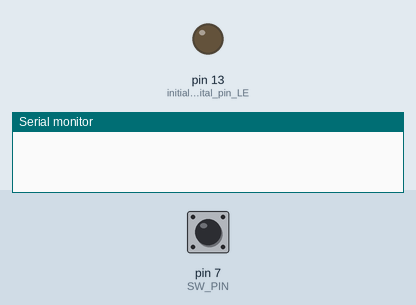
Simulated run of this sketch. Board: Arduino Uno, built with avr-gcc and run on an emulated ATmega328P. On the bench: output pins drawn as LEDs (lit = HIGH), the last lines printed to the serial monitor. The inputs (shaded band) are chosen by the test bench; at power-on: pin 7 (SW_PIN) HIGH.

Above: at 1.2 s.
1.3 s: pin 7 (SW_PIN) pulled LOW for 0.15 s
At 2.2 s:
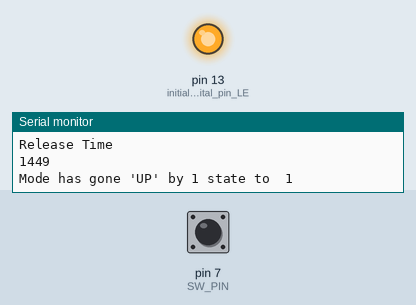
2.9 s: pin 7 (SW_PIN) pulled LOW for 1 s
At 4.7 s:
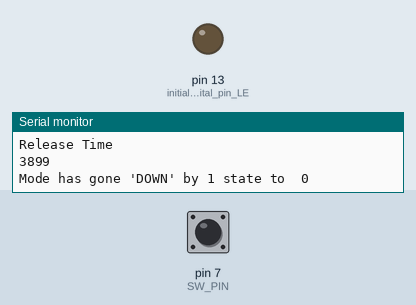
Timing chart, 0 to 6.2 s (numbered marks = the images above; inputs shaded):
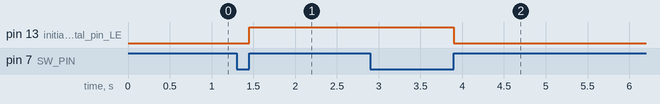

The sketch:

Timed_Switch_Mode_Test.ino
```cpp
/* Hello everyone, I hope that downloading this will be useful and enjoyable. I have
 * tried to comment each line in a way that will give enough information to those of you that
 * are starting out, and not so much to slow down those who are further down the road on
 * this journey.
 *
 *
 * I have left this sketch in a form where you can do any of the following;
 * Make as many states as you want
 * Change the press times and see whats best for you
 * Extend the options by using more outputs
 * Add another button and extend things that way
 * Many things that I have not even considered I am sure BUT I would like to know so please leave a comment
 *
 * We can do this again in Atmel Studio using 'C' language if there is interest.. again, just leave a comment :)
 *
 * This file has the following memory requirements;
 * Program size: 3,710 bytes (used 12% of a 32,256 byte maximum)
 * Minimum Memory Usage: 414 bytes (20% of a 2048 byte maximum)
 *
 * My question to you, should you want to know OR to try is....???? Imagine we want to use a smaller uC ( micro Controller )
 * What can be done to make the memory requirement smaller ?
 * How small can YOU.. yes You  :))) make this program ?
 *
 * Made by Gary from    www.10dof.technology
 * We will be putting many more clips up here as they may be relevant
 *
 * We actually design the hardware and software for flight and autonomous vehicle control and navigation. Everything we will put here
 * will have a use in 'The Real World' as they say.... Enjoy the learning and especially the mistakes you learn most from :)
 */


int SW_PIN = 7;               // INPUT Pulled HIGH with Switch attached ( If you want another pin just change this )
int State_Ch_Pin;             // Used for storing the digital read of SW_PIN
int State_Counter;            // Variable to count which state we are in ( try changing this from an 'int' to an 'uint' for example
long Press_Time;              // The millis at which button was pressed ( variable type is 'long' as all timer values are passed as 'long's )
long Release_Time;            // The millis at which button was released
long Down_Press_Time = 50;    // The number of millis to have passed to change state downwards BUT LESS THAN 'Up_Press_Time' ( Play with the values )
long Up_Press_Time = 1000;    // The number of millis to have passed to change state upwards ANYTHING MORE THAN 1000         ( Play with the values )
long Pushed;                  // The amount of millis() between the button being pushed down and being released
int Pressed_Flag = 0;         // A flag / Marker to include in logic decisions

//====================== FUNCTIONS============================
void Count_Millis(long Press_Time, long Release_Time);                     // Pre-Declare Millis Counter Function ( Not required by the Arduino IDE..... BUT GREAT PRACTICE FOR MOVING ON TO 'C' )


//========================SETUP==========================
void setup() {                                 // Where se set out things we want to be done one time only
  Serial.begin(9600);                          // Start Serial Comms ( mainly for fault finding by understanding whether a piece of code has 'run' or not

  pinMode(LED_BUILTIN, OUTPUT);                // initialize digital pin LED_BUILTIN as an OUTPUT.
    pinMode(SW_PIN, INPUT_PULLUP);               // initialize digital pin SW_PIN as an INPUT WITH PULLUP ACTIVATED OR YOU CAN USE .
//  pinMode(SW_PIN, INPUT);                    // Sets SW_PIN as INPUT  BUT THEN WE HAVE TO DO
//  digitalWrite(SW_PIN, HIGH);                // This digitalWrite................JUST MORE WORK BUT THE SAME OUTCOME :)
}


void loop() {                                  // the loop ROUND AND ROUND over and over again forever.. :D ...................
                                               // The only thing happening in this loop is the checking of the SW_PIN. That happens SOOOO fast it will catch even the shortest press
State_Ch_Pin = digitalRead(SW_PIN);            // Read the pin we chose for the button and store its value in the variable *State_Ch_Pin*

if (! State_Ch_Pin && Pressed_Flag == 0)       // IF there is no value at *State_Ch_Pin*, ( SO IF ITS LOW ) ANDDDDDD Pressed_Flag is Equal to 0 THEN RUN THE FOLLOWING CODE
  {                                            // Using the '!' means that something 'IS NOT'
     Press_Time = millis();                    // Read and store the moment we pressed the button in the variable *Press_Time*
     Serial.println("Pressed Time");           // Print it because its nice to use
     Serial.println(millis());                 // And we understand if that part of th code has 'run'
     Pressed_Flag = 1;                         // Set the *Pressed_Flag* to a 1 to show this operation has been completed
  }// END if

//===== NOW.....ANYTIME AFTER THAT 'if' ENDS ========

     if ( State_Ch_Pin && Pressed_Flag == 1)       // If the *State_Ch_Pin* has a value ( so its HIGH, a '1' ) ANDDDDDDDD *Pressed_Flag* is Equal to 1 ( so the press operation is complete
    {                                              // RUN THE FOLLOWING CODE
    Release_Time = millis();                       // Record the millis() and store it in the variable ( a long ) *Released_Time*
    Serial.println("Release Time");                // Print so we can use it and see how things are going
    Serial.println(millis());                      // And we understand if that part of th code has 'run'
    Count_Millis(Press_Time, Release_Time);        // Call the function to calculate the times FROM INSIDE THE IF....OTHERWISE IT WILL BE CALLED AGAIN AND AGAIN AND WELL you see ( Try it :)  )
    }// END if
}// END loop

//=======================FUNCTION =======================================
// This function comes in two parts.. an 'if' and an 'if else'
// I did this because I wanted to use the timer to give me the option to make sure
// I was not dealing with 'switch bounce' BUT wanted a short push to go - up a mode -

// AT the same time I wanted a push of about a second to come back - down a mode -
// NOW you can play with those numbers and get something you like and that works for you,
// especially in a none time critical application.

// I want to fit this to a radio control transmitter I have adapter for people with special needs
// and those who just want as much centralized on one of the transmitter sticks

void Count_Millis(long Press_Time, long Release_Time)
{
  if (Release_Time - Press_Time > 50 && Release_Time - Press_Time < 1000)
  {
     State_Counter += 1;                                                   // Increment the mode state
     digitalWrite(LED_BUILTIN, HIGH);                                      // use the LED to show this happened
     Pressed_Flag = 0;                                                     // Reset the flag ready for the next time
     Serial.print("Mode has gone 'UP' by 1 state to  ");                   // Print the operation result
     Serial.println(State_Counter);                                        // And show the state
  }// END IF... START ELSE IF


 else if (Release_Time - Press_Time > 50 && Release_Time - Press_Time > 1000)
{
     State_Counter -= 1;                                                   // Decrement the mode state
     digitalWrite(LED_BUILTIN, LOW);                                       // use the LED to show this happened
     Pressed_Flag = 0 ;                                                    // Reset the flag ready for the next time
     Serial.print("Mode has gone 'DOWN' by 1 state to  ");                 // Print the operation result
     Serial.println(State_Counter);                                        // And show the state
     }// END else if
}// END Function

// You might even want to add this as another option===== SEE BELOW =========

// I will leave you to consider where this should go and what the effects will be....
// Think of this like... Homework :D

/*  else if (Release_Time - Press_Time > 1400 && Release_Time - Press_Time > 2500)
  {
 	 State_Counter -= 3;                                                   // Decrement the mode state to the first level mode state immediately without going through the other states, one by one
 	 digitalWrite(LED_BUILTIN, LOW);                                       // use the LED to show this happened
 	 Pressed_Flag = 0 ;                                                    // Reset the flag ready for the next time
 	 Serial.print("Mode has gone 'DOWN' by 3 states to  ");                 // Print the operation result
 	 Serial.println(State_Counter);                                        // And show the state
  }  // END else if
  }  */
```

Measured:
- after the input at 1.3 s, pin 13 (initialize_digital_pin_LE): LOW → HIGH after 0.15 s
- after the input at 2.9 s, pin 13 (initialize_digital_pin_LE): HIGH → LOW after 1.0 s
